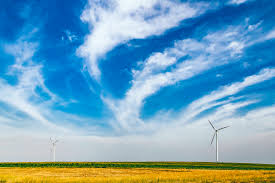
#> input picture images/sky.jpg, 275 x 183 px
$ python color_hist4.py --image images/sky.jpg   (Python 2 division)
#> lines starting #> are read from the running program, lines starting #| are printed output that depends on the picture
import numpy as np
import cv2
from time import clock
import sys
import argparse
from matplotlib import pyplot as plt


def RGB_hist(img):

    b, g, r = img[:,:,0], img[:,:,1], img[:,:,2]

    hist_r = cv2.calcHist([r],[0],None,[256],[0,256])
    hist_g = cv2.calcHist([g],[0],None,[256],[0,256])
    hist_b = cv2.calcHist([b],[0],None,[256],[0,256])

    plt.xlim(0, 255)
    plt.plot(hist_r, "-r", label="Red")
    plt.plot(hist_g, "-g", label="Green")
    plt.plot(hist_b, "-b", label="Blue")
    plt.xlabel("Pixel value", fontsize=20)
    plt.ylabel("Number of pixels", fontsize=20)
    plt.legend()
    plt.grid()
    plt.pause(.05)


if __name__ == '__main__':

    ap = argparse.ArgumentParser()
    ap.add_argument("-i", "--image", required = True, help = "Path to the image")
    args = vars(ap.parse_args())

    crop_param = 4

    cv2.namedWindow("image", cv2.WINDOW_NORMAL)
    cv2.namedWindow("hist", cv2.WINDOW_NORMAL)

    image = cv2.imread(args["image"])
#> image is the input picture: shape (183, 275, 3); mean B, G, R 188, 163.7, 113.9
    height, width = image.shape[0], image.shape[1]
#> height = 183; width = 275
    center = height/2, width/2
#> center = (91, 137)

    print center[0]
#| 91
    print center[1]
#| 137

    top = center[0] - height/crop_param
#> top = 46
    bottom = center[0]
#> bottom = 91

    left = center[1] - width/crop_param
#> left = 69
    right = center[1] + width/crop_param
#> right = 205

    image = image[top:bottom, left:right]
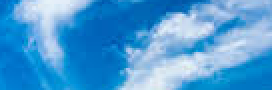
#> image: shape (45, 136, 3) (shown 2 times larger); mean B, G, R 213.8, 157, 77.6

    hsv_map = np.zeros((180, 256, 3), np.uint8)
    h, s = np.indices(hsv_map.shape[:2])
    hsv_map[:,:,0] = h
    hsv_map[:,:,1] = s
    hsv_map[:,:,2] = 255
    hsv_map = cv2.cvtColor(hsv_map, cv2.COLOR_HSV2BGR)
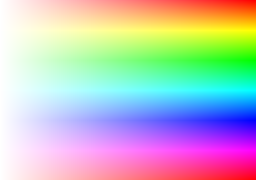
#> hsv_map: shape (180, 256, 3); mean B, G, R 190.8, 190.8, 190.9

    RGB_hist(image)
#> in RGB_hist, `b, g, r = img[:,:,0], img[:,:,1], img[:,:,2]`:
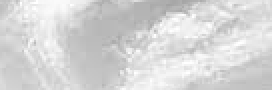
#> b: shape (45, 136) (shown 2 times larger); min 163, max 255, mean 213.8
#> in RGB_hist, `b, g, r = img[:,:,0], img[:,:,1], img[:,:,2]`:
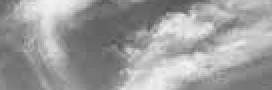
#> g: shape (45, 136) (shown 2 times larger); min 81, max 245, mean 157
#> in RGB_hist, `b, g, r = img[:,:,0], img[:,:,1], img[:,:,2]`:
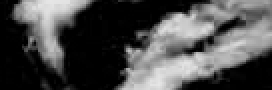
#> r: shape (45, 136) (shown 2 times larger); min 0, max 230, mean 77.6
#> in RGB_hist, `hist_r = cv2.calcHist([r],[0],None,[256],[0,256])`: hist_r = 256 values, max 1710 at index 0, min 0 at index 231, mean 23.91
#> in RGB_hist, `hist_g = cv2.calcHist([g],[0],None,[256],[0,256])`: hist_g = 256 values, max 110 at index 118, min 0 at index 0, mean 23.91
#> in RGB_hist, `hist_b = cv2.calcHist([b],[0],None,[256],[0,256])`: hist_b = 256 values, max 128 at index 194, min 0 at index 0, mean 23.91
#> in RGB_hist, `plt.pause(.05)`:
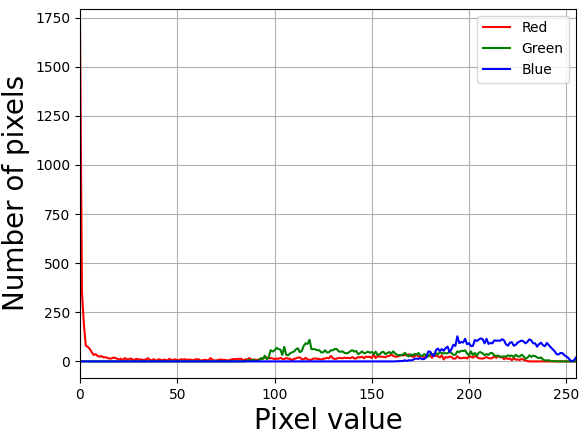
#> figure drawn by matplotlib, 1 panel; curve peaks at x = 0, y = 1710; curve peaks at x = 118, y = 110; curve peaks at x = 194, y = 128

    hist_scale = 100

    hsv = cv2.cvtColor(image, cv2.COLOR_BGR2HSV)
#> hsv: shape (45, 136, 3); mean H, S, V 103.3, 169.1, 213.8
    # dark = hsv[...,2] < 32
    # hsv[dark] = 0
    ho = cv2.calcHist( [hsv], [0, 1], None, [180, 256], [0, 180, 0, 256] )

    h = np.clip(ho*0.005*hist_scale, 0, 1)
    vis = hsv_map*h[:,:,np.newaxis] / 255.0
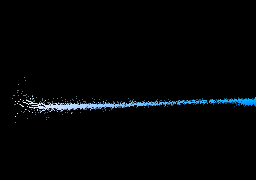
#> vis: shape (180, 256, 3) float32; mean B, G, R 0.0217, 0.017, 0.0108
    print h.shape
#| (180, 256)

    cv2.imshow("image", image)
    cv2.imshow('hist', vis)

    cv2.waitKey(0)
    cv2.destroyAllWindows()
